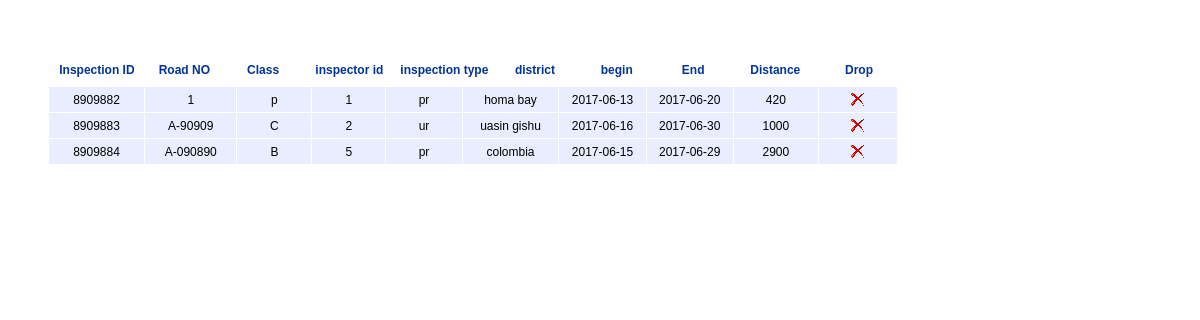
Screenshot of /viewtask.php with the database file from the repository.
### tables this page shows
CREATE TABLE `road_info` (
  `inspectionId` int(10) NOT NULL,
  `roadNo` varchar(10) NOT NULL,
  `road_class` varchar(1) NOT NULL,
  `id` int(255) NOT NULL,
  `district` varchar(255) NOT NULL,
  `inspection_type` varchar(255) NOT NULL,
  `begin` date NOT NULL,
  `end` date NOT NULL,
  `distance` int(255) NOT NULL
);

### task.php (the view, shortened to what this page needs)
<table width="850" border="0" cellspacing="1" style=" margin-left:20px;background:;font-size:12px; font-family:Verdana, Geneva, sans-serif;">
<?php
	include('database/config.php');
$q="select * from road_info";
$rs=mysqli_query($link,$q);
while($row=mysqli_fetch_array($rs)){
	?>
  <tr bgcolor="#E8EDFF" align="center" class="hr" height="25">
    <td width="150">
	<?php echo $row['inspectionId'];?>
    </td>
    <td  width="150"><?php echo $row['roadNo']; ?></td>
    <td width="150"><?php echo $row['road_class']; ?></td>
      <td width="150"><?php echo $row['id']; ?></td>
      <td width="150"><?php echo $row['inspection_type']; ?></td>
      <td width="150"><?php echo $row['district']; ?></td>
      <td width="150"><?php echo $row['begin']; ?></td>
	  <td width="150"><?php echo $row['end']; ?></td>
	  <td width="150"><?php echo $row['distance']; ?></td>
	 <td class="del" width="150">
  <?php echo '<div align="center"><a href="#" id="'.$row['inspectionId'].'"  class="delbutton" title="Click To Delete"><img src="icons/b_drop.png" title="Delete"></a></div>'; ?>
  </td>
  </tr>
<?php	}
?>
<tr height="25">
<td colspan="6">
</td>
</tr>
</table>

### rows the page displays
road_info: inspectionId "8909882", roadNo "1", road_class "p", id "1", inspection_type "pr", district "homa bay", begin "2017-06-13", end "2017-06-20", distance "420"
road_info: inspectionId "8909883", roadNo "A-90909", road_class "C", id "2", inspection_type "ur", district "uasin gishu", begin "2017-06-16", end "2017-06-30", distance "1000"
road_info: inspectionId "8909884", roadNo "A-090890", road_class "B", id "5", inspection_type "pr", district "colombia", begin "2017-06-15", end "2017-06-29", distance "2900"
